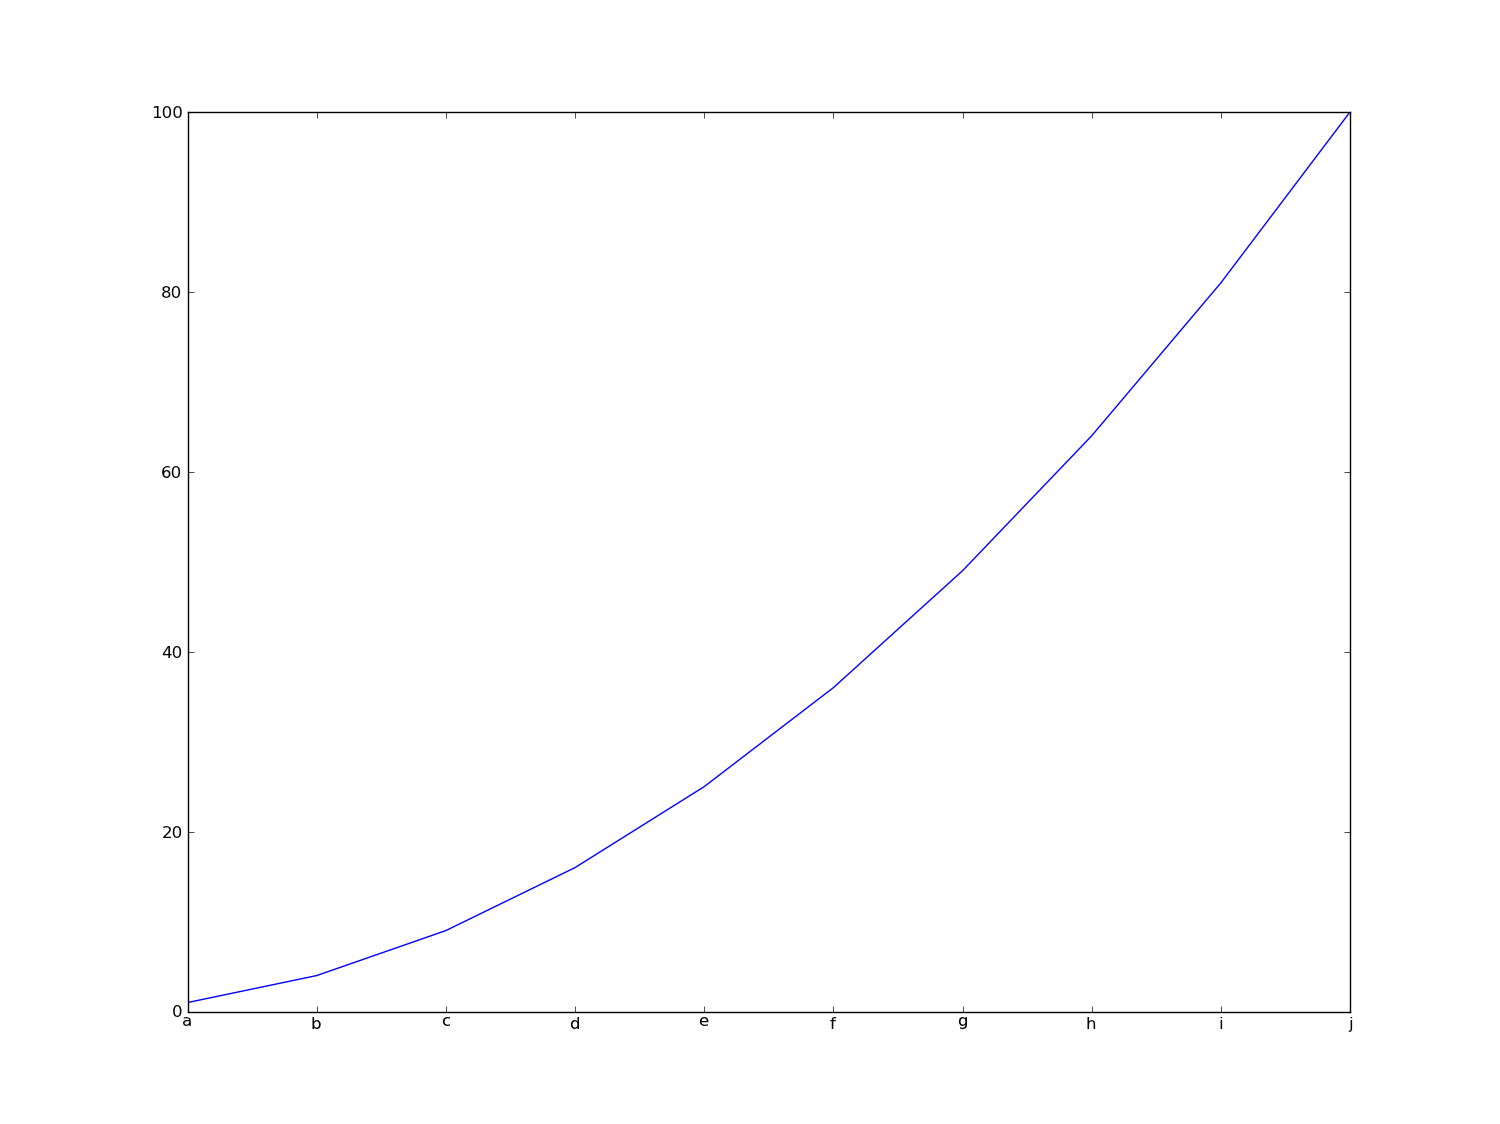

Recreate this plot in Python.
from matplotlib.pyplot import figure
from numpy import arange

x = arange(1, 11, 1)
y = x ** 2
x_labels = list('abcdefghij')
x_ticks = range(len(x_labels))
figura = figure(figsize=(15, 11.25), dpi=90)
subplot = figura.add_subplot(1, 1, 1)
subplot.plot(y)
subplot.set_xticks(x_ticks)
subplot.set_xticklabels(x_labels)
figura.savefig('grafico.png')
